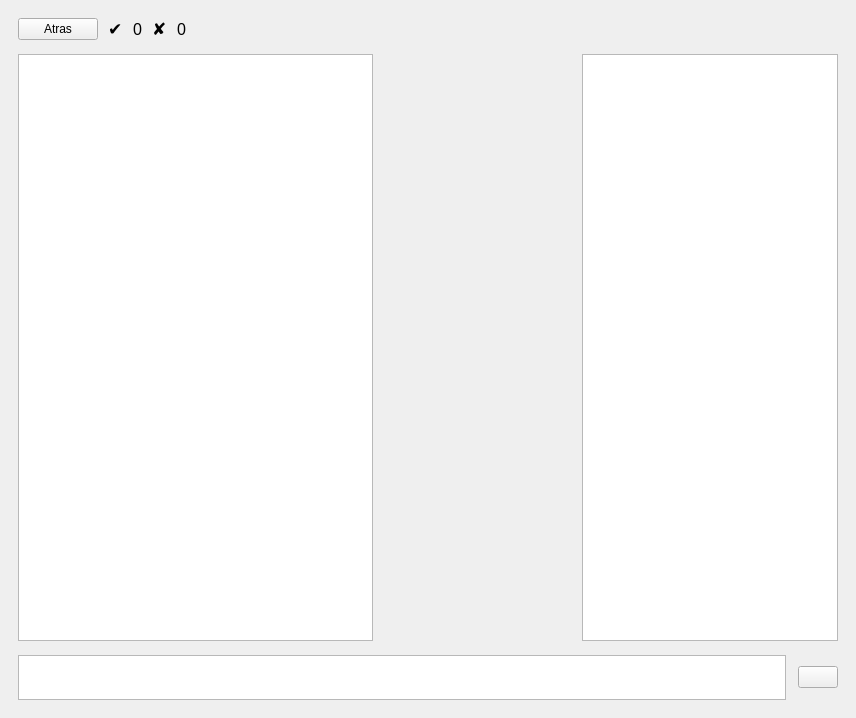
<?xml version="1.0" encoding="UTF-8"?>
<ui version="4.0">
 <class>LLTutorWindow</class>
 <widget class="QWidget" name="LLTutorWindow">
  <property name="geometry">
   <rect>
    <x>0</x>
    <y>0</y>
    <width>856</width>
    <height>718</height>
   </rect>
  </property>
  <property name="windowTitle">
   <string>LL(1)</string>
  </property>
  <property name="windowIcon">
   <iconset resource="resources.qrc">
    <normaloff>:/resources/syntaxtutor.png</normaloff>:/resources/syntaxtutor.png</iconset>
  </property>
  <layout class="QVBoxLayout" name="verticalLayout">
   <property name="spacing">
    <number>14</number>
   </property>
   <property name="leftMargin">
    <number>18</number>
   </property>
   <property name="topMargin">
    <number>18</number>
   </property>
   <property name="rightMargin">
    <number>18</number>
   </property>
   <property name="bottomMargin">
    <number>18</number>
   </property>
   <item>
      <layout class="QHBoxLayout" name="horizontalLayout_3">
      <property name="spacing">
       <number>10</number>
      </property>
      <item>
       <widget class="QPushButton" name="backButton">
        <property name="cursor">
         <cursorShape>PointingHandCursor</cursorShape>
        </property>
         <property name="text">
          <string>Atras</string>
         </property>
       </widget>
      </item>
      <item>
        <widget class="QLabel" name="tick">
        <property name="sizePolicy">
         <sizepolicy hsizetype="Minimum" vsizetype="Preferred">
          <horstretch>0</horstretch>
          <verstretch>0</verstretch>
         </sizepolicy>
        </property>
        <property name="font">
         <font>
          <pointsize>13</pointsize>
         </font>
        </property>
        <property name="text">
         <string>✔</string>
        </property>
       </widget>
      </item>
      <item>
       <widget class="QLabel" name="cntRight">
        <property name="sizePolicy">
         <sizepolicy hsizetype="Minimum" vsizetype="Preferred">
          <horstretch>0</horstretch>
          <verstretch>0</verstretch>
         </sizepolicy>
        </property>
        <property name="font">
         <font>
          <pointsize>12</pointsize>
         </font>
        </property>
        <property name="toolTip">
         <string>Respuestas correctas</string>
        </property>
        <property name="text">
         <string>0</string>
        </property>
       </widget>
      </item>
      <item>
       <widget class="QLabel" name="cross">
        <property name="sizePolicy">
         <sizepolicy hsizetype="Minimum" vsizetype="Preferred">
          <horstretch>0</horstretch>
          <verstretch>0</verstretch>
         </sizepolicy>
        </property>
        <property name="font">
         <font>
          <pointsize>13</pointsize>
         </font>
        </property>
        <property name="text">
         <string>✘</string>
        </property>
       </widget>
      </item>
      <item>
       <widget class="QLabel" name="cntWrong">
        <property name="sizePolicy">
         <sizepolicy hsizetype="Minimum" vsizetype="Preferred">
          <horstretch>0</horstretch>
          <verstretch>0</verstretch>
         </sizepolicy>
        </property>
        <property name="font">
         <font>
          <pointsize>12</pointsize>
         </font>
        </property>
        <property name="toolTip">
         <string>Respuestas incorrectas</string>
        </property>
        <property name="text">
         <string>0</string>
        </property>
       </widget>
      </item>
      <item>
       <spacer name="horizontalSpacer">
        <property name="orientation">
         <enum>Qt::Orientation::Horizontal</enum>
        </property>
        <property name="sizeType">
         <enum>QSizePolicy::Policy::Expanding</enum>
        </property>
        <property name="sizeHint" stdset="0">
         <size>
          <width>40</width>
          <height>20</height>
         </size>
        </property>
       </spacer>
      </item>
     </layout>
   </item>
    <item>
     <layout class="QHBoxLayout" name="horizontalLayout_4">
      <property name="spacing">
       <number>16</number>
      </property>
       <item>
       <widget class="QListWidget" name="listWidget">
        <property name="sizePolicy">
         <sizepolicy hsizetype="Expanding" vsizetype="Expanding">
          <horstretch>4</horstretch>
          <verstretch>0</verstretch>
         </sizepolicy>
        </property>
       </widget>
      </item>
       <item>
        <widget class="QScrollArea" name="gr">
         <property name="sizePolicy">
          <sizepolicy hsizetype="Expanding" vsizetype="Expanding">
           <horstretch>2</horstretch>
          <verstretch>0</verstretch>
         </sizepolicy>
        </property>
         <property name="frameShape">
          <enum>QFrame::Shape::NoFrame</enum>
         </property>
         <property name="widgetResizable">
          <bool>true</bool>
         </property>
        </widget>
       </item>
      <item>
       <widget class="QTextEdit" name="textEdit">
        <property name="readOnly">
         <bool>true</bool>
        </property>
       </widget>
      </item>
     </layout>
   </item>
    <item>
     <layout class="QHBoxLayout" name="horizontalLayout">
      <property name="spacing">
       <number>12</number>
      </property>
      <property name="alignment">
       <set>Qt::AlignVCenter</set>
      </property>
      <item>
       <widget class="CustomTextEdit" name="userResponse">
        <property name="sizePolicy">
         <sizepolicy hsizetype="Preferred" vsizetype="Fixed">
          <horstretch>0</horstretch>
          <verstretch>0</verstretch>
         </sizepolicy>
        </property>
        <property name="minimumSize">
         <size>
          <width>0</width>
          <height>45</height>
         </size>
        </property>
        <property name="maximumSize">
         <size>
          <width>16777215</width>
          <height>100</height>
         </size>
        </property>
       </widget>
      </item>
      <item>
       <widget class="QPushButton" name="confirmButton">
         <property name="sizePolicy">
          <sizepolicy hsizetype="Fixed" vsizetype="Fixed">
           <horstretch>0</horstretch>
           <verstretch>0</verstretch>
          </sizepolicy>
         </property>
         <property name="cursor">
          <cursorShape>PointingHandCursor</cursorShape>
         </property>
        <property name="text">
         <string/>
        </property>
       </widget>
      </item>
     </layout>
   </item>
  </layout>
 </widget>
 <customwidgets>
  <customwidget>
   <class>CustomTextEdit</class>
   <extends>QTextEdit</extends>
   <header>customtextedit.h</header>
  </customwidget>
 </customwidgets>
 <resources>
  <include location="resources.qrc"/>
 </resources>
 <connections/>
</ui>
